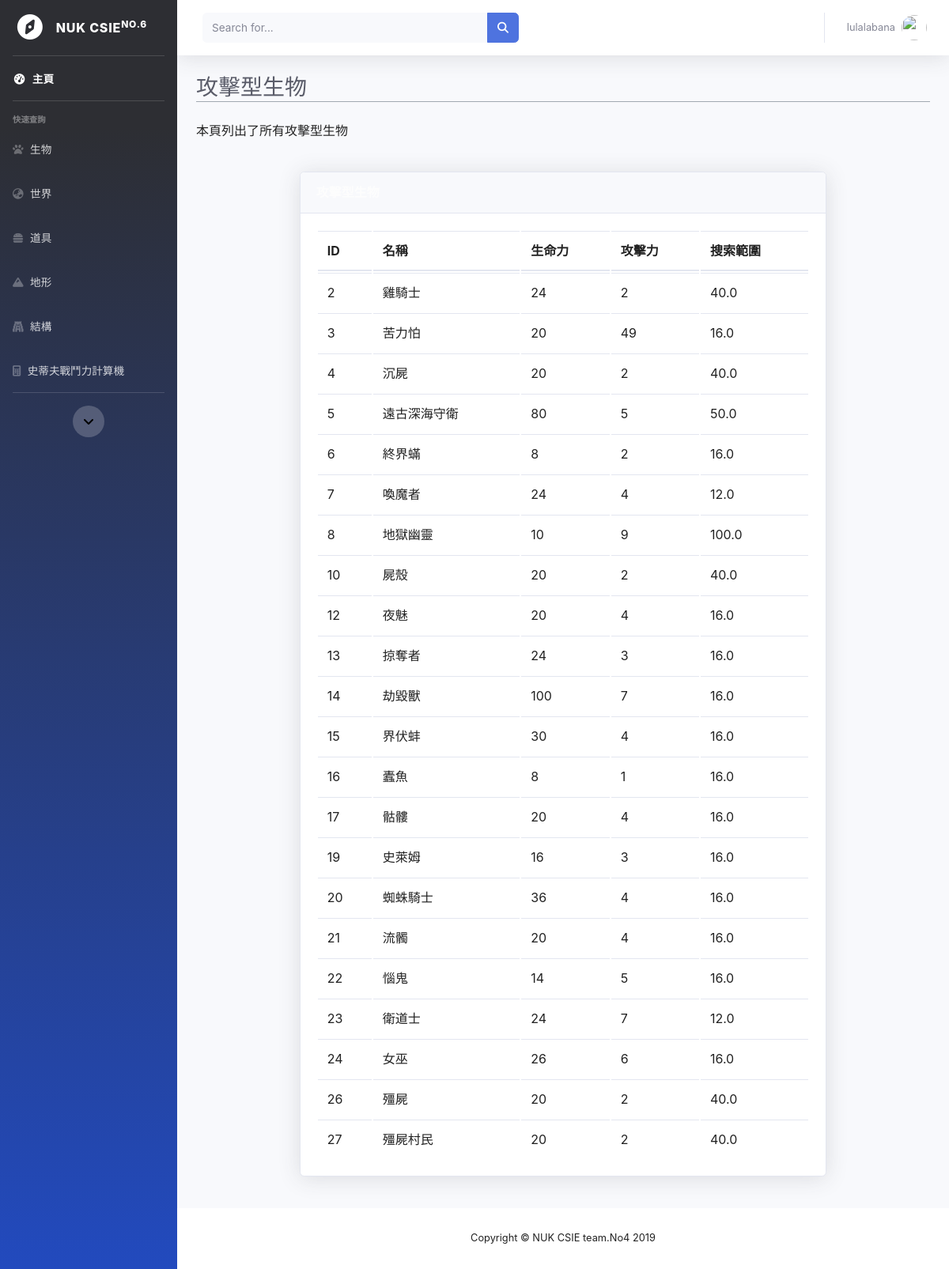
Page /MinecraftDB/aggressive_mobs/ (signed in) on the committed database.
### MinecraftDB/models.py (models this page shows, shortened)
class Attack_Creature(models.Model):
    Attack_Creature_name=models.CharField(max_length=20)
    Search_range=models.FloatField(default=0)

### MinecraftDB/views.py (the view)
# urls.py: path('aggressive_mobs/', views.aggressive_mobs, name='aggressive_mobs'),
def aggressive_mobs(request):
    cursor = connection.cursor()
    cursor.execute(
        'select MinecraftDB_attack_creature.id,Attack_Creature_name,Search_range,HealthPoints,Attack from MinecraftDB_attack_creature,MinecraftDB_creature where Attack_Creature_name=Creature_name')
    search_attack_creature = cursor.fetchall()
    print(search_attack_creature)
    List = []
    for item in search_attack_creature:
        list_s = {'mob_id': item[0], 'mob_name': item[1], 'mob_search_range': item[2],'HP':item[3],'attack':item[4]}
        List.append(list_s)
    return render(request, 'static/main_page/aggressive_mobs.html', {'Username': request.session['username'],'List':List})

### MinecraftDB/templates/static/main_page/aggressive_mobs.html (shortened to what this page needs)
{% load static %}
<!DOCTYPE html>
<html lang="en">
<head>
    <link href='{% static "main_page/css/sb-admin-2.min.css" %}' rel="stylesheet">
</head>
<body id="page-top">
    <div id="wrapper">
        <ul class="navbar-nav bg-gradient-primary sidebar sidebar-dark accordion" id="accordionSidebar">
            <form action="/MinecraftDB/backtomain/" method="POST">
                <a class="sidebar-brand d-flex align-items-center justify-content-center" href="/MinecraftDB/backtomain/">
                    <div class="sidebar-brand-icon rotate-n-15">
                        <i class="fas fa-compass"></i>
                    </div>
                    <div class="sidebar-brand-text mx-3">NUK CSIE<sup>No.6</sup></div>
                </a>
            </form>
            <hr class="sidebar-divider my-0">
            <li class="nav-item active">
                <form action="/MinecraftDB/backtomain/" method="POST">
                    <a class="nav-link" href="/MinecraftDB/backtomain/">
                        <i class="fas fa-fw fa-tachometer-alt"></i>
                        <span>主頁</span></a>
                </form>
            </li>
            <hr class="sidebar-divider">
            <div class="sidebar-heading">
                快速查詢
            </div>
            <li class="nav-item">
                <a class="nav-link collapsed" href="#" data-toggle="collapse" data-target="#collapseTwo" aria-expanded="true" aria-controls="collapseTwo">
                    <i class="fas fa-paw"></i>
                    <span>生物</span>
                </a>
            </li>
            <li class="nav-item">
                <a class="nav-link collapsed" href="#" data-toggle="collapse" data-target="#collapseThree" aria-expanded="true" aria-controls="collapseThree">
                    <i class="fas fa-globe-asia"></i>
                    <span>世界</span>
                </a>
            </li>
            <li class="nav-item">
                <a class="nav-link collapsed" href="#" data-toggle="collapse" data-target="#collapsePages" aria-expanded="true" aria-controls="collapsePages">
                    <i class="fas fa-hamburger"></i>
                    <span>道具</span>
                </a>
            </li>
            <li class="nav-item">
                <a class="nav-link" href="/MinecraftDB/biome">
                    <i class="fas fa-mountain"></i>
                    <span>地形</span></a>
            </li>
            <li class="nav-item">
                <a class="nav-link" href="/MinecraftDB/structures">
                    <i class="fas fa-gopuram"></i>
                    <span>結構</span></a>
            </li>
            <li class="nav-item">
                <a class="nav-link" href="/MinecraftDB/Steve">
                    <i class="fa fa-calculator" aria-hidden="true"></i>
                    <span>史蒂夫戰鬥力計算機</span></a>
            </li>
            <hr class="sidebar-divider d-none d-md-block">
            <div class="text-center d-none d-md-inline">
                <button class="rounded-circle border-0" id="sidebarToggle"><i class="fas fa-angle-down"></i></button>
            </div>
        </ul>
        <div id="content-wrapper" class="d-flex flex-column">
            <div id="content">
                <nav class="navbar navbar-expand navbar-light bg-white topbar mb-4 static-top shadow">
                    <form class="d-none d-sm-inline-block form-inline mr-auto ml-md-3 my-2 my-md-0 mw-100 navbar-search" action="/MinecraftDB/Search/" method="POST">
                        <div class="input-group">
                            <input type="text" class="form-control bg-light border-0 small" placeholder="Search for..."
                                aria-label="Search" aria-describedby="basic-addon2" name="search">
                            <div class="input-group-append">
                                <button class="btn btn-primary" type="submit">
                                    <i class="fas fa-search fa-sm"></i>
                                </button>
                            </div>
                        </div>
                    </form>
                    <ul class="navbar-nav ml-auto">
                        <li class="nav-item dropdown no-arrow">
                            <a class="nav-link dropdown-toggle" href="#" id="userDropdown" role="button" data-toggle="dropdown" aria-haspopup="true" aria-expanded="false">
                                <span class="mr-2 d-none d-lg-inline text-gray-600 small">{{Username}}</span>
                                <img class="img-profile rounded-circle" src="https://fakeimg.pl/128x128/?retina=1&text=%E5%B8%A5%E5%93%A5&font=noto">
                            </a>
                        </li>
                    </ul>
                </nav>
                <div class="container-fluid">
                    <div class="d-sm-flex align-items-center justify-content-main mb-4">
                        <h1 class="h3 mb-0 text-gray-800">攻擊型生物</h1>
                    </div>
                    <div class="d-sm-flex align-items-center justify-content-between mb-4">
                        <p>本頁列出了所有攻擊型生物</p>
                    </div>
                    <div class="row">
                        <div class="row inner">
                            <div class="table">
                                <div class="card shadow mb-4">
                                    <div class="card-header py-3 d-flex flex-row align-items-center justify-content-between">
                                        <h6 class="m-0 font-weight-bold text-primary">攻擊型生物</h6>
                                    </div>
                                    <div class="card-body">
                                        <table class="sortable wikitable jquery-tablesorter" data-description="名稱">
                                            <thead>
                                                <tr>
                                                    <th>ID</th>
                                                    <th class="headerSort" tabindex="0" role="columnheader button" title="該生物名稱">名稱
                                                    </th>
                                                    <th class="headerSort headerSortDown" tabindex="0" role="columnheader button" title="該搜索範圍">生命力
                                                    </th>
                                                    <th class="headerSort headerSortDown" tabindex="0" role="columnheader button" title="該搜索範圍">攻擊力
                                                    </th>
                                                    <th class="headerSort headerSortDown" tabindex="0" role="columnheader button" title="該搜索範圍">搜索範圍
                                                    </th>
                                                </tr>
                                            </thead>
                                            <tbody>
                                                {% for item in List %}
                                                <tr>
                                                    <td>{{item.mob_id}}</td>
                                                    <td>{{item.mob_name}}</td>
                                                    <td>{{item.HP}}</td>
                                                    <td>{{item.attack}}</td>
                                                    <td>{{item.mob_search_range}}</td>
                                                </tr>
                                                {% endfor %}
                                            </tbody>
                                        </table>
                                    </div>
                                </div>
                            </div>
                        </div>
                    </div>
                </div>
                <footer class="sticky-footer bg-white">
                    <div class="container my-auto">
                        <div class="copyright text-center my-auto">
                            <span>Copyright &copy; NUK CSIE team.No4 2019</span>
                        </div>
                    </div>
                </footer>
            </div>
        </div>
</body>
</html>

### rows in the picture
Attack_Creature: mob_id "2", mob_name "雞騎士", HP "24", attack "2", mob_search_range "40.0"
Attack_Creature: mob_id "3", mob_name "苦力怕", HP "20", attack "49", mob_search_range "16.0"
Attack_Creature: mob_id "4", mob_name "沉屍", HP "20", attack "2", mob_search_range "40.0"
Attack_Creature: mob_id "5", mob_name "遠古深海守衛", HP "80", attack "5", mob_search_range "50.0"
Attack_Creature: mob_id "6", mob_name "終界蟎", HP "8", attack "2", mob_search_range "16.0"
Attack_Creature: mob_id "7", mob_name "喚魔者", HP "24", attack "4", mob_search_range "12.0"
Attack_Creature: mob_id "8", mob_name "地獄幽靈", HP "10", attack "9", mob_search_range "100.0"
Attack_Creature: mob_id "10", mob_name "屍殼", HP "20", attack "2", mob_search_range "40.0"
Attack_Creature: mob_id "12", mob_name "夜魅", HP "20", attack "4", mob_search_range "16.0"
Attack_Creature: mob_id "13", mob_name "掠奪者", HP "24", attack "3", mob_search_range "16.0"
Attack_Creature: mob_id "14", mob_name "劫毀獸", HP "100", attack "7", mob_search_range "16.0"
Attack_Creature: mob_id "15", mob_name "界伏蚌", HP "30", attack "4", mob_search_range "16.0"
Attack_Creature: mob_id "16", mob_name "蠹魚", HP "8", attack "1", mob_search_range "16.0"
Attack_Creature: mob_id "17", mob_name "骷髏", HP "20", attack "4", mob_search_range "16.0"
Attack_Creature: mob_id "19", mob_name "史萊姆", HP "16", attack "3", mob_search_range "16.0"
Attack_Creature: mob_id "20", mob_name "蜘蛛騎士", HP "36", attack "4", mob_search_range "16.0"
Attack_Creature: mob_id "21", mob_name "流髑", HP "20", attack "4", mob_search_range "16.0"
Attack_Creature: mob_id "22", mob_name "惱鬼", HP "14", attack "5", mob_search_range "16.0"
Attack_Creature: mob_id "23", mob_name "衛道士", HP "24", attack "7", mob_search_range "12.0"
Attack_Creature: mob_id "24", mob_name "女巫", HP "26", attack "6", mob_search_range "16.0"
Attack_Creature: mob_id "26", mob_name "殭屍", HP "20", attack "2", mob_search_range "40.0"
Attack_Creature: mob_id "27", mob_name "殭屍村民", HP "20", attack "2", mob_search_range "40.0"

### other values in the picture
{{ Username }} "lulalabana"
